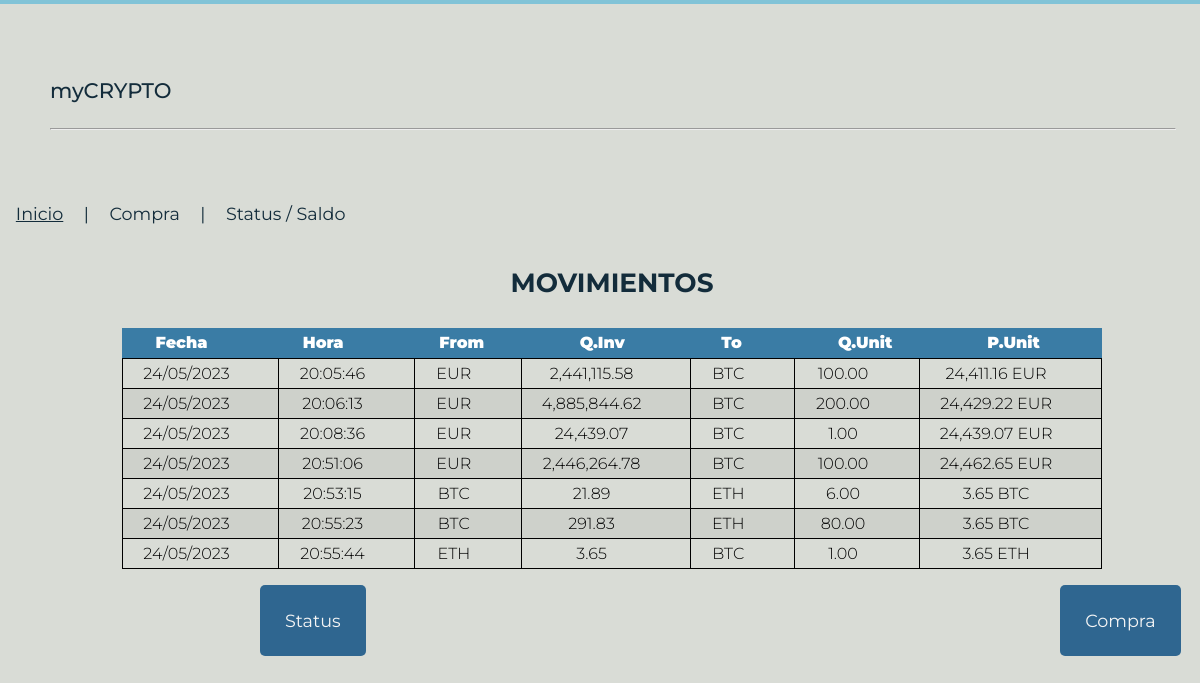
The page / on the database its author committed.
### tables this page shows
CREATE TABLE "movements" (
	"Id"	INTEGER PRIMARY KEY AUTOINCREMENT,
	"date"	TEXT NOT NULL,
	"time"	TEXT NOT NULL,
	"from_currency"	TEXT NOT NULL,
	"from_quantity"	REAL NOT NULL,
	"to_currency"	TEXT NOT NULL,
	"to_quantity"	REAL NOT NULL,
	FOREIGN KEY("to_currency") REFERENCES "cryptos"("Id"),
	FOREIGN KEY("from_currency") REFERENCES "cryptos"("Id")
);

### crypto/routes.py (the view)
@app.route("/")
def index():
        try:
            registros = dataQuery("SELECT date, time, from_currency, from_quantity, to_currency, to_quantity FROM MOVEMENTS;")
            return render_template("index.html", menu='index', registros = registros)
        except sqlite3.Error:
            registros = None
            errorDB = "ERROR EN BASE DE DATOS, INTENTE EN UNOS MINUTOS"
            return render_template("index.html", menu='index', errorDB=errorDB, registros=registros)

### crypto/routes.py (called while the page is built)
def dataQuery(consulta):
    conex = sqlite3.connect(BBDD)
    cursor = conex.cursor()
    movs = cursor.execute(consulta).fetchall()
    if len(movs) == 0:
        movs = None
    conex.commit()
    conex.close()
    return movs

### crypto/templates/index.html (shortened to what this page needs)
{% extends "base.html" %}
{% block content %}
    <h1 align="center" class="title">MOVIMIENTOS</h1>
    <table WIDTH="80%" class="primary" align="center">
        <thead>
            <tr>
                <th>Fecha</th>
                <th>Hora</th>
                <th>From</th>
                <th>Q.Inv</th>
                <th>To</th>
                <th>Q.Unit</th>
                <th>P.Unit</th>
            </tr>
        </thead>
        <tbody>
            {% if not registros %}
                <tr>
                    <td class="title_sin"> SIN MOVIMIENTOS </td>
                </tr>
            {% else %}
                {% for campo in registros %}
                    <tr class="movements">
                        <td>{{ campo[0]}}</td>
                        <td>{{ campo[1]}}</td>
                        <td>{{ campo[2]}}</td>
                        {% if campo[3] >= 1 %}
                        <td>{{ "{:,.2f}".format(campo[3])}}</td>
                        {% else %}
                        <td>{{ "{:,.5f}".format(campo[3])}}</td>
                        {% endif %}
                        <td>{{ campo[4] }}</td>
                        <td>{{ "{:,.2f}".format(campo[5])}}</td>
                        {% if campo[3]/campo[5] >= 1 %}
                        <td>{{ "{:,.2f}".format(campo[3]/campo[5]) }}&nbsp;{{ campo[2] }}</td>
                        {% else %}
                        <td>{{ "{:,.5f}".format(campo[3]/campo[5]) }}&nbsp;{{ campo[2] }}</td>
                        {% endif %}
                    </tr>
                {% endfor %}
            {% endif %}
        </tbody>
    </table>
        <a href="/status" class="myCoolButton1">Status</a>
        <a href="/purchase" class="myCoolButton2">Compra </a>
{% endblock %}

### crypto/templates/base.html (shortened to what this page needs)
<html lang="en">
<head>
    <link rel="stylesheet" href="/static/css/picnic.min.css">
    <link rel="stylesheet" href="/static/css/picnic.css">
    <link rel="stylesheet" href="/static/css/styles.css">
</head>
<body style="background-color:#D9DCD6;">
    <header>
        <p>myCRYPTO</p>
        <hr width="100%" size="8" style="color: hsl(0, 0%, 0%);"/>
    </header>
    {% if menu == 'index' %}
    <u class="pseudo button">Inicio</u> | <a href="/purchase" class="pseudo button">Compra</a> | <a href="/status" class="pseudo button">Status / Saldo</a>
    {% elif menu == 'purchase' %}
    <a href="/" class="pseudo button">Inicio</a> | <u class="pseudo button">Compra</u> | <a href="/status" class="pseudo button">Status / Saldo</a>
    {% elif menu == 'status'%}
    <a href="/" class="pseudo button">Inicio</a> | <a href="/purchase" class="pseudo button">Compra</a> | <u class="pseudo button">Status / Saldo</u>
    {% endif %}
    <section class="container">
        {% block content %}{% endblock %}
    </section>
</body>
</html>

### crypto/static/css/styles.css (style rules this page uses)
html,body { overflow-x: hidden; overflow-y: hidden; color:#132C3B; font-family:'Montserrat',Arial,helvetica; height:100%; width:101%; margin: 0px; padding: 0px; border-bottom: #81C3D7 2px solid; border-top: #81C3D7 2px solid; }
header { font-family: 'Montserrat', Arial, Helvetica, sans-serif; background-color: #D9DCD6; font-weight: 500; font-size: 1.2em; color: #132C3B; padding: 50px; }
.myCoolButton1 { background-color: #2F6690; border-radius: 5px; color: whitesmoke; width: 350px; padding: 25px; border: 5px; position: relative; left: 260px; bottom:50px }
.myCoolButton2 { background-color: #2F6690; border-radius: 5px; color: whitesmoke; width: 350px; padding: 25px; border: 5px; position: relative; left: 950px; bottom:50px }
.title { font-family: 'Montserrat', Arial, Helvetica, sans-serif; background-color: rgb(#000000); font-weight: bold; font-size: 1.5em; color: #132C3B; padding: 25px; }
.movements { font-family: 'Montserrat', Arial, Helvetica, sans-serif; background-color: rgb(#000000); font-weight: 300; font-size: 1.0em; color: rgb(0, 0, 0); padding: 10px; }
td { width: 650px; height: 30px; border: solid #000 1px ; }
th { width: 650px; height: 30px; text-align: center; }
thead { display: block; }
tbody { display: block; height: 300px; overflow-y: auto; overflow-x: hidden; }

### rows shown on the page
movements: date "24/05/2023", time "20:05:46", from_currency "EUR", from_quantity "2,441,115.58", to_currency "BTC", to_quantity "100.00", campo[3]/campo[5] "24,411.16"
movements: date "24/05/2023", time "20:06:13", from_currency "EUR", from_quantity "4,885,844.62", to_currency "BTC", to_quantity "200.00", campo[3]/campo[5] "24,429.22"
movements: date "24/05/2023", time "20:08:36", from_currency "EUR", from_quantity "24,439.07", to_currency "BTC", to_quantity "1.00", campo[3]/campo[5] "24,439.07"
movements: date "24/05/2023", time "20:51:06", from_currency "EUR", from_quantity "2,446,264.78", to_currency "BTC", to_quantity "100.00", campo[3]/campo[5] "24,462.65"
movements: date "24/05/2023", time "20:53:15", from_currency "BTC", from_quantity "21.89", to_currency "ETH", to_quantity "6.00", campo[3]/campo[5] "3.65"
movements: date "24/05/2023", time "20:55:23", from_currency "BTC", from_quantity "291.83", to_currency "ETH", to_quantity "80.00", campo[3]/campo[5] "3.65"
movements: date "24/05/2023", time "20:55:44", from_currency "ETH", from_quantity "3.65", to_currency "BTC", to_quantity "1.00", campo[3]/campo[5] "3.65"
